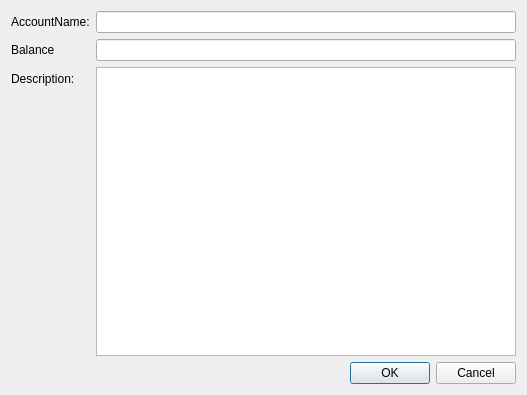
<?xml version="1.0" encoding="UTF-8"?>
<ui version="4.0">
 <class>AccountDialog</class>
 <widget class="QDialog" name="AccountDialog">
  <property name="geometry">
   <rect>
    <x>0</x>
    <y>0</y>
    <width>527</width>
    <height>395</height>
   </rect>
  </property>
  <property name="windowTitle">
   <string>Dialog</string>
  </property>
  <layout class="QVBoxLayout" name="verticalLayout">
   <item>
    <layout class="QFormLayout" name="formLayout">
     <item row="0" column="0">
      <widget class="QLabel" name="label">
       <property name="text">
        <string>AccountName:</string>
       </property>
      </widget>
     </item>
     <item row="1" column="0">
      <widget class="QLabel" name="label_2">
       <property name="text">
        <string>Balance</string>
       </property>
      </widget>
     </item>
     <item row="2" column="0">
      <widget class="QLabel" name="label_3">
       <property name="text">
        <string>Description:</string>
       </property>
      </widget>
     </item>
     <item row="0" column="1">
      <widget class="QLineEdit" name="account_input"/>
     </item>
     <item row="1" column="1">
      <widget class="QLineEdit" name="balance_input"/>
     </item>
     <item row="2" column="1">
      <widget class="QTextEdit" name="description_input"/>
     </item>
    </layout>
   </item>
   <item>
    <widget class="QDialogButtonBox" name="buttonBox">
     <property name="orientation">
      <enum>Qt::Horizontal</enum>
     </property>
     <property name="standardButtons">
      <set>QDialogButtonBox::Cancel|QDialogButtonBox::Ok</set>
     </property>
    </widget>
   </item>
  </layout>
 </widget>
 <resources/>
 <connections>
  <connection>
   <sender>buttonBox</sender>
   <signal>accepted()</signal>
   <receiver>AccountDialog</receiver>
   <slot>accept()</slot>
   <hints>
    <hint type="sourcelabel">
     <x>248</x>
     <y>254</y>
    </hint>
    <hint type="destinationlabel">
     <x>157</x>
     <y>274</y>
    </hint>
   </hints>
  </connection>
  <connection>
   <sender>buttonBox</sender>
   <signal>rejected()</signal>
   <receiver>AccountDialog</receiver>
   <slot>reject()</slot>
   <hints>
    <hint type="sourcelabel">
     <x>316</x>
     <y>260</y>
    </hint>
    <hint type="destinationlabel">
     <x>286</x>
     <y>274</y>
    </hint>
   </hints>
  </connection>
 </connections>
</ui>
